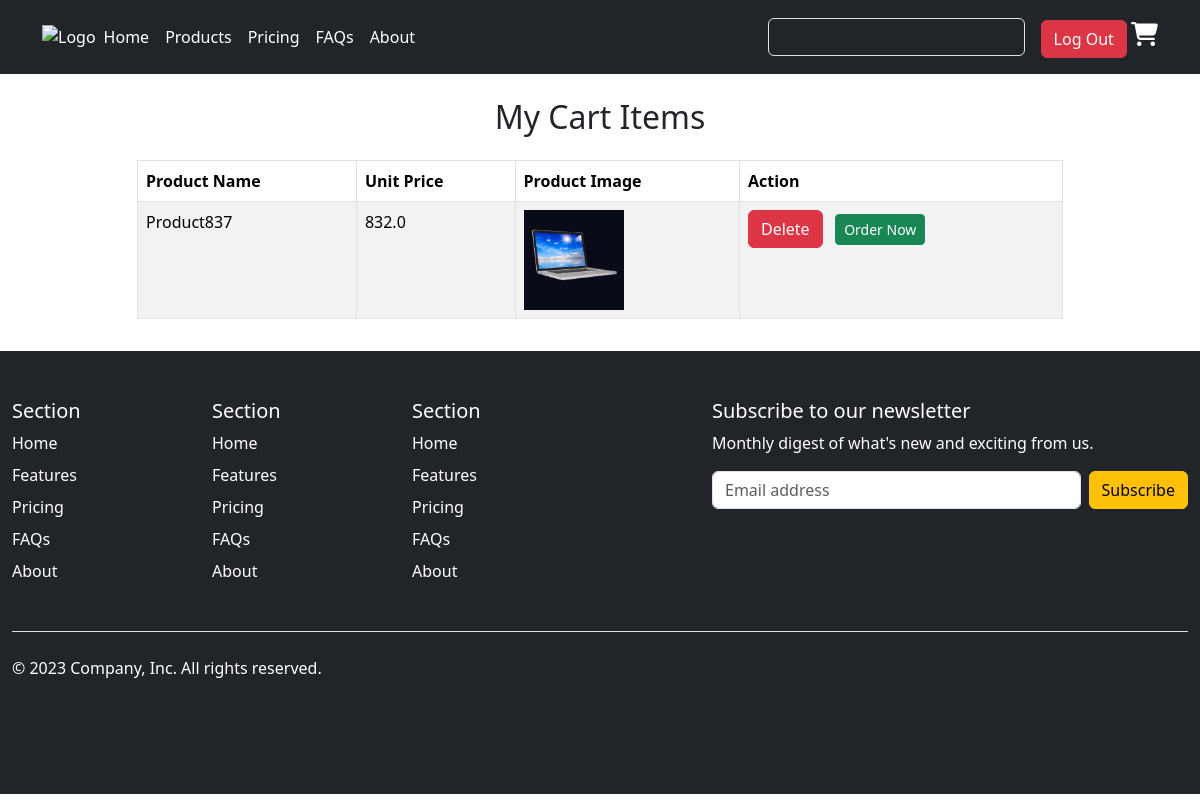
The app's page /cart/ (signed in) with its own data.
### users/models.py (models this page shows)
class Cart(models.Model):
    product=models.ForeignKey(Product, on_delete=models.CASCADE)
    user=models.ForeignKey(User,on_delete=models.CASCADE)
    created_date=models.DateTimeField(auto_now_add=True)

### products/models.py (models this page shows, shortened)
class Product(models.Model): # models baata Model import gareko
    product_name=models.CharField(max_length=100)
    product_price=models.FloatField()
    stock=models.IntegerField()
    product_description=models.TextField()
    product_image=models.FileField(upload_to='static/uploads', null=True) # kunai pani field db maa pathaunu xaina vaney null=True.
    created_date=models.DateTimeField(auto_now_add=True)
    category=models.ForeignKey(Category,on_delete=models.CASCADE , null=True) # category delete vayo vane product pani sangsangai delete hunuparyo.

### users/views.py (the view)
# urls.py: path('cart/',show_cart_items),
@login_required
def show_cart_items(request):
    user=request.user
    items=Cart.objects.filter(user=user)
    context={
        'items':items
    }
    return render(request,'users/cart.html',context)

### users/templates/users/cart.html (shortened to what this page needs)
{% extends 'layouts.html' %}
{% load static %}
{% block main-content %}
{% include "users/header.html" %}
<div class="container">
    <div class="row d-flex justify-content-center">
        <div class="col-md-10">
            {% if items|length < 1 %}
            <h2 class="text-center text-danger my-5"> No items in the cart.</h2>
            {% else %}
            <h2 class="text-center my-4">
               My Cart Items
            </h2>
            <table class="table table-bordered table-striped">
                <thead>
                    <tr>
                        <th> Product Name </th>
                        <th> Unit Price </th>
                        <th> Product Image </th>
                        <th> Action </th>
                    </tr>
                </thead>
                <tbody>
                    {% for i in items %}
                    <tr>
                    <td> {{i.product.product_name}} </td>
                    <td> {{i.product.product_price}} </td>
                    <td> <img src="/{{i.product.product_image}}" alt="{{i.product.product_name}}" width="100"> </td>
                    <td>
                        <a href="/removecart/{{i.id}}" class="btn btn-danger" onClick="return confirm('Are you sure want to delete this item from the cart?')">
                            Delete </a>
                        <a href="/orderform/{{i.product.id}}/{{i.id}}" class="btn btn-success btn-sm" > Order Now </a>
                    </td>
                </tr>
                    {% endfor %}
                </tbody>
            </table>
            {% endif %}
        </div>
    </div>
</div>
{% include "users/footer.html" %}
{% endblock %}

### records on screen
Cart: product.product_name "Product837", product.product_price "832.0", product.product_image (picture)
